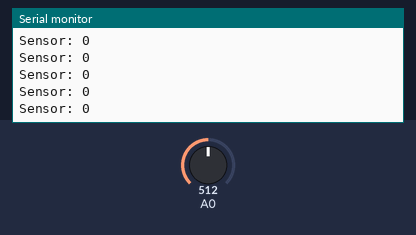
This sketch was run on a simulated Arduino Uno, built with avr-gcc and run on an emulated ATmega328P. Shown: the last lines printed to the serial monitor. The inputs (shaded band) are chosen by the test bench; at power-on: A0 = 512.

Above: at 1.2 s.
1.3 s: A0 set to 716
At 1.68 s:
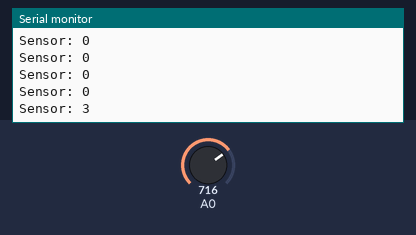
2.8 s: A0 set to 900
At 2.93 s:
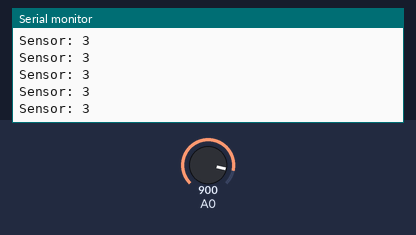
Timing chart, 0 to 5.8 s (numbered marks = the images above; inputs shaded):
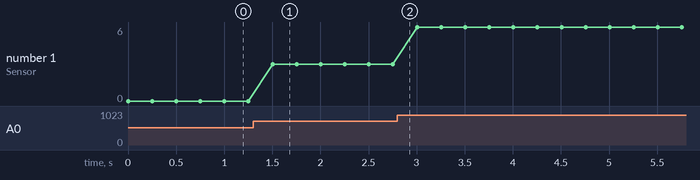

Measured:
- after the input at 1.3 s, the serial monitor: prints a new line after 0.20 s (image 1)
- plotted number 1: 0 → 3 after the input at 1.3 s, 3 → 6 after the input at 2.8 s

The sketch:

potentiometer_to_digital_value.ino
```cpp
/*
digital limit from 0 to 9 (for enterprise sketch)
can be set from 0 to 255
*/

const byte potentiometer = A0;

void setup() {
  Serial.begin(9600);
}

void loop() {
  ReadPotentiometerValue();
}

void ReadPotentiometerValue() {
  int sensorValue = 0;
  int sensorOutput = 0;

  sensorValue = analogRead(A0);
  sensorOutput = map(sensorValue, 472, 1023, 0, 9);

  Serial.print("Sensor: ");
  Serial.println(sensorOutput);
  delay(250);
}
```
